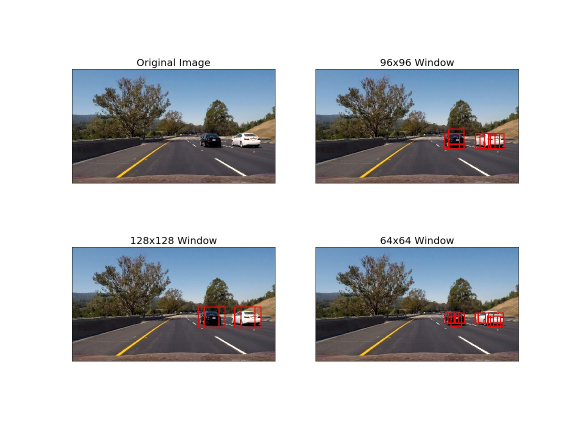
#> input picture output_images/sliding_window_search.jpg, 1152 x 864 px, given in place of image0333.png, which was not available (shown at 1/2 size)
$ jupyter execute --allow-errors vehicle_detection.ipynb   (shell and % lines are left out)   (older library calls are emulated)   (text cells are left out)
#> lines starting #> are read from the running program, lines starting #| are printed output that depends on the picture; pictures that were not available may be replaced by others from this repository, and a replacement may not be noted
### lesson_functions.py
import matplotlib.image as mpimg
import numpy as np
import cv2
from skimage.feature import hog

# Define a function to return HOG features and visualization
def get_hog_features(img, orient, pix_per_cell, cell_per_block,
                        vis=False, feature_vec=True):
    # Call with two outputs if vis==True
    if vis == True:
        features, hog_image = hog(img, orientations=orient,
                                  pixels_per_cell=(pix_per_cell, pix_per_cell),
                                  cells_per_block=(cell_per_block, cell_per_block),
                                  transform_sqrt=True,
                                  visualise=vis, feature_vector=feature_vec)
        return features, hog_image
    # Otherwise call with one output
    else:
        features = hog(img, orientations=orient,
                       pixels_per_cell=(pix_per_cell, pix_per_cell),
                       cells_per_block=(cell_per_block, cell_per_block),
                       transform_sqrt=True,
                       visualise=vis, feature_vector=feature_vec)
        return features

# Define a function to compute binned color features
# [5 lines left out: function bin_spatial, not called in this run]

# Define a function to compute color histogram features
# NEED TO CHANGE bins_range if reading .png files with mpimg!
def color_hist(img, nbins=32, bins_range=(0, 256), vis = False):
    # Compute the histogram of the RGB channels separately
    hist0 = np.histogram(img[:,:,0], bins = nbins, range = bins_range)
    hist1 = np.histogram(img[:,:,1], bins = nbins, range = bins_range)
    hist2 = np.histogram(img[:,:,2], bins = nbins, range = bins_range)
    # Concatenate the histograms into a single feature vector
    hist_features = np.concatenate((hist0[0], hist1[0], hist2[0]))
    if vis == True:
        # Generating bin centers
        bin_centers = (hist0[1][1:] + hist0[1][0:len(hist0[1]) - 1]) / 2
        # Return the individual histograms, bin_centers and feature vector
        return hist0, hist1, hist2, bin_centers, hist_features
    else:
        # Return the feature vector
        return hist_features

# Define a function to extract features from a list of images
# Have this function call bin_spatial() and color_hist()
def extract_features(imgs, color_space='BGR', spatial_size=(32, 32),
                        hist_bins=32, orient=9,
                        pix_per_cell=8, cell_per_block=2, hog_channel=0,
                        spatial_feat=True, hist_feat=True, hog_feat=True):
    # Create a list to append feature vectors to
    features = []
    # Iterate through the list of images
    for file in imgs:
        image = cv2.imread(file)
        file_features = single_img_features(image, color_space=color_space,
                            spatial_size=spatial_size, hist_bins=hist_bins,
                            orient=orient, pix_per_cell=pix_per_cell,
                            cell_per_block=cell_per_block,
                            hog_channel=hog_channel, spatial_feat=spatial_feat,
                            hist_feat=hist_feat, hog_feat=hog_feat)
        #features.append(np.concatenate(file_features))
        features.append(file_features)
    # Return list of feature vectors
    return features

# Define a function that takes an image,
# start and stop positions in both x and y,
# window size (x and y dimensions),
# and overlap fraction (for both x and y)
def slide_window(img, x_start_stop=[None, None], y_start_stop=[None, None],
                    xy_window=(64, 64), xy_overlap=(0.5, 0.5)):
    # If x and/or y start/stop positions not defined, set to image size
    if x_start_stop[0] == None:
        x_start_stop[0] = 0
    if x_start_stop[1] == None:
        x_start_stop[1] = img.shape[1]
    if y_start_stop[0] == None:
        y_start_stop[0] = 0
    if y_start_stop[1] == None:
        y_start_stop[1] = img.shape[0]
    # Compute the span of the region to be searched
    xspan = x_start_stop[1] - x_start_stop[0]
    yspan = y_start_stop[1] - y_start_stop[0]
    # Compute the number of pixels per step in x/y
    nx_pix_per_step = np.int(xy_window[0]*(1 - xy_overlap[0]))
    ny_pix_per_step = np.int(xy_window[1]*(1 - xy_overlap[1]))
    # Compute the number of windows in x/y
    nx_buffer = np.int(xy_window[0]*(xy_overlap[0]))
    ny_buffer = np.int(xy_window[1]*(xy_overlap[1]))
    nx_windows = np.int((xspan-nx_buffer)/nx_pix_per_step)
    ny_windows = np.int((yspan-ny_buffer)/ny_pix_per_step)
    # Initialize a list to append window positions to
    window_list = []
    # Loop through finding x and y window positions
    # Note: you could vectorize this step, but in practice
    # you'll be considering windows one by one with your
    # classifier, so looping makes sense
    for ys in range(ny_windows):
        for xs in range(nx_windows):
            # Calculate window position
            startx = xs*nx_pix_per_step + x_start_stop[0]
            endx = startx + xy_window[0]
            starty = ys*ny_pix_per_step + y_start_stop[0]
            endy = starty + xy_window[1]

            # Append window position to list
            window_list.append(((startx, starty), (endx, endy)))
    # Return the list of windows
    return window_list
# Define a function to extract features from a single image window
# This function is very similar to extract_features()
# just for a single image rather than list of images
# [117 lines left out: functions single_img_features, search_windows, draw_boxes, add_heat, apply_threshold, draw_labeled_bboxes, not called in this run]

### vehicle_detection.ipynb
[cell 1]
import numpy as np
import cv2
import glob
import matplotlib.pyplot as plt
import matplotlib.image as mpimg
import pickle
import os
from skimage.feature import hog
from lesson_functions import *
from sklearn.preprocessing import StandardScaler
from sklearn.model_selection import train_test_split, GridSearchCV
from sklearn.svm import LinearSVC
from sklearn.metrics import accuracy_score, f1_score
from scipy.ndimage.measurements import label

[cell 2]
def show_hog(img, image_path = './output_images/test01.png', save_img = False):
    feature_image = cv2.cvtColor(img, cv2.COLOR_BGR2YCrCb)
    orient = 11
    pix_per_cell = 16
    cell_per_block = 2
    fig, ax = plt.subplots(3, 3, figsize=(30,30))
    #fig.tight_layout()
    for i in range(3):
        ax[i][0].imshow(cv2.cvtColor(img.copy(), cv2.COLOR_BGR2RGB));
        ax[i][0].set_title('Original Image', fontsize=20);
        ax[i][1].imshow(feature_image[:,:,i], cmap = 'gray');
        ax[i][1].set_title(str(i)+'-channel Image', fontsize=20);
        features, hog_img = get_hog_features(feature_image[:,:,i], orient,
            pix_per_cell, cell_per_block, vis=True, feature_vec=True)
        ax[i][2].imshow(hog_img, cmap = 'gray');
        ax[i][2].set_title(str(i)+'-channel HOG Image', fontsize=20);
        for j in range(3):
            ax[i][j].set_xticks(())
            ax[i][j].set_yticks(())
    if save_img:
        plt.savefig(image_path)

[cell 3]
#show HOG image for a test image with vehicle
car_img = cv2.imread('./vehicles/GTI_Right/image0333.png')
#> car_img is the input picture: shape (864, 1152, 3); mean B, G, R 200.5, 197.7, 196.1
image_path = './output_images/hog_GTI_Right_image0333.png'
show_hog(car_img, image_path = image_path, save_img = False)
#> in show_hog, `feature_image = cv2.cvtColor(img, cv2.COLOR_BGR2YCrCb)`: feature_image: shape (864, 1152, 3); mean of channels 0, 1, 2 197.5, 127, 129.6
#> the loop in show_hog, `for i in range(3):` made 3 passes
#> pass 1, in get_hog_features, `features, hog_image = hog(img, orientations=orient, pixels_per_cell=(p..`:
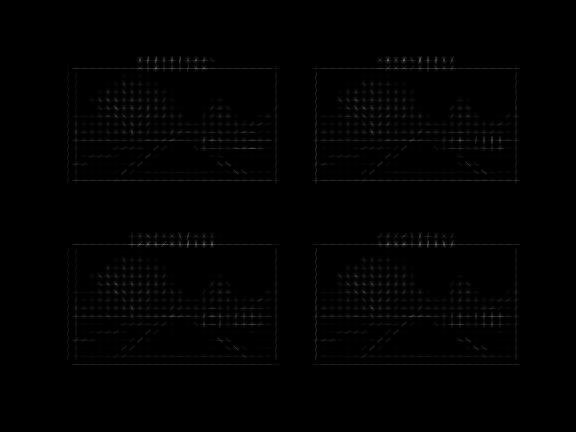
#> hog_image: shape (864, 1152) float64 (shown at 1/2 size); min 0, max 4.53, mean 0.0301; drawn with min black and max white
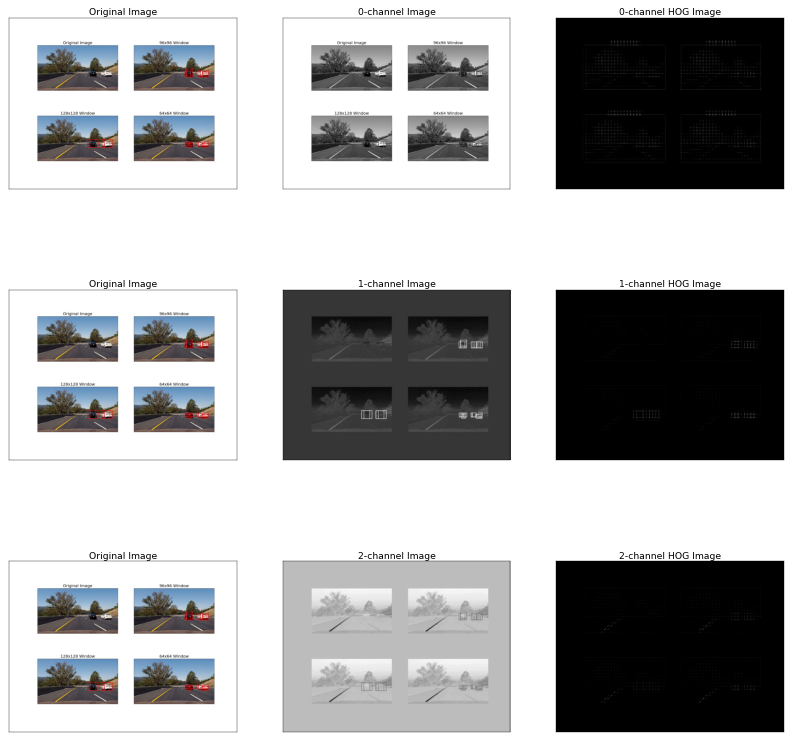
#> figure drawn by matplotlib, 9 panels

[cell 4]
#show HOG image for a test image without vehicle
noncar_img = cv2.imread('./non-vehicles/GTI/image1007.png')
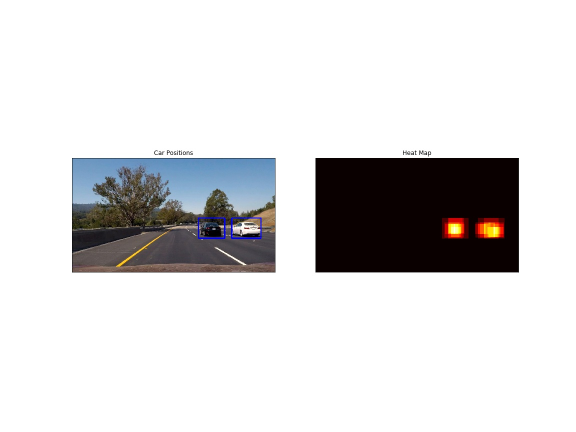
#> input picture output_images/filter.jpg, 1152 x 864 px, given in place of image1007.png, which was not available (shown at 1/2 size)
#> noncar_img is the input picture: shape (864, 1152, 3); mean B, G, R 217.9, 217.3, 218
image_path = './output_images/hog_GTI_image1007.png'
show_hog(noncar_img, image_path = image_path, save_img = False)
#> in show_hog (call 2), `feature_image = cv2.cvtColor(img, cv2.COLOR_BGR2YCrCb)`: feature_image: shape (864, 1152, 3); mean of channels 0, 1, 2 217.6, 128.3, 128.2
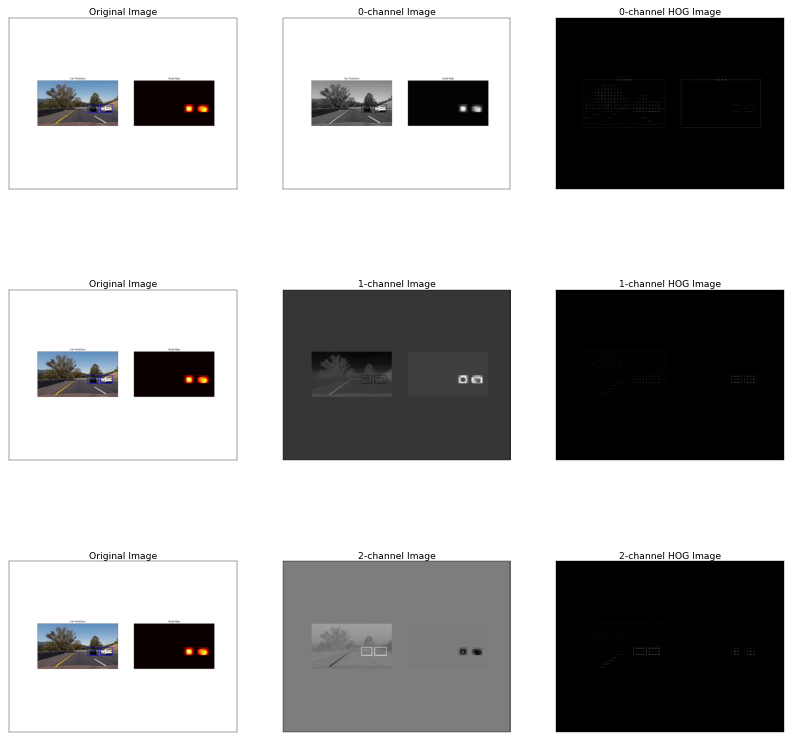
#> figure drawn by matplotlib, 9 panels

[cell 5]
def show_colorhist(img, image_path = './output_images/test01.png', save_img = False):
#> called with save_img = False
    feature_image = cv2.cvtColor(img, cv2.COLOR_BGR2YCrCb)
    hist_bins = 32
    hist0, hist1, hist2, bincen, hist_features = color_hist(feature_image, nbins=hist_bins, vis = True)
#> in color_hist, `hist_features = np.concatenate((hist0[0], hist1[0], hist2[0]))`: hist_features = 96 values, max 788878 at index 48, min 0 at index 32, mean 31104
#> in color_hist, `bin_centers = (hist0[1][1:] + hist0[1][0:len(hist0[1]) - 1]) / 2`: bin_centers = 32 values from 4 to 252
#> bincen = 32 values from 4 to 252
    #print(bincen)
    fig = plt.figure(figsize=(12,3))
    plt.subplot(131)
    plt.bar(bincen, hist0[0])
    plt.xlim(0, 256)
    plt.title('0-channel Histogram')
    plt.subplot(132)
    plt.bar(bincen, hist1[0])
    plt.xlim(0, 256)
    plt.title('1-channel Histogram')
    plt.subplot(133)
    plt.bar(bincen, hist2[0])
    plt.xlim(0, 256)
    plt.title('2-channel Histogram')
    fig.tight_layout()
    if save_img:
        plt.savefig(image_path)

[cell 6]
#show color histogram for a test image with vehicle
image_path = './output_images/colorhist_GTI_Right_image0333.png'
show_colorhist(car_img, image_path = image_path, save_img = False)
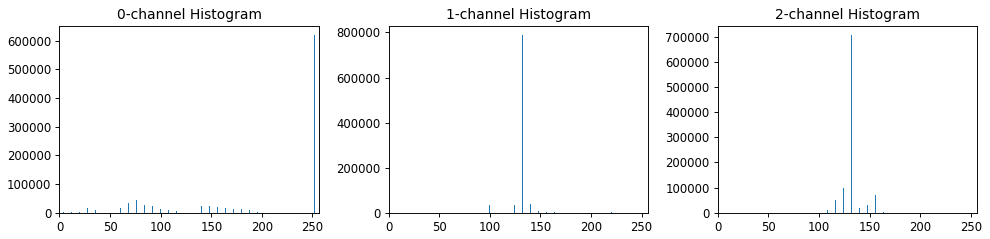
#> figure drawn by matplotlib, 3 panels; panel 1: tallest bar 619739 high, from x = 251.6 to 252.4; panel 2: tallest bar 788878 high, from x = 131.6 to 132.4; panel 3: tallest bar 705989 high, from x = 131.6 to 132.4

[cell 7]
#show color histogram for a test image without vehicle
image_path = './output_images/colorhist_GTI_image1007.png'
show_colorhist(noncar_img, image_path = image_path, save_img = False)
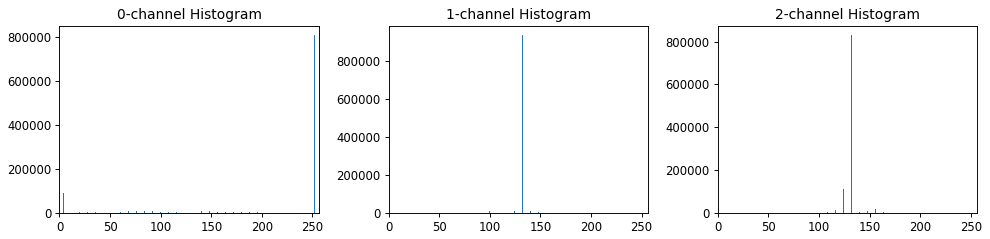
#> figure drawn by matplotlib, 3 panels; panel 1: tallest bar 808704 high, from x = 251.6 to 252.4; panel 2: tallest bar 939090 high, from x = 131.6 to 132.4; panel 3: tallest bar 830516 high, from x = 131.6 to 132.4

[cell 8]
# Make lists of vehicle/non-vehicle images
vehicles = glob.glob('./vehicles/*/*')
nonvehicles = glob.glob('./non-vehicles/*/*')

[cell 9]
orient = 11
pix_per_cell = 16
cell_per_block = 2
hist_bins = 32
spatial_size = (32, 32)
color_space = 'YCrCb'
hog_channel = 'ALL'
spatial_feat = True
hist_feat = True
hog_feat = True

[cell 10]
vehicles_feat = extract_features(vehicles, color_space='YCrCb', spatial_size=(32, 32),
                        hist_bins=hist_bins, orient=orient,
                        pix_per_cell=pix_per_cell, cell_per_block=cell_per_block, hog_channel='ALL',
                        spatial_feat=True, hist_feat=True, hog_feat=True)
nonvehicles_feat = extract_features(nonvehicles, color_space='YCrCb', spatial_size=(32, 32),
                        hist_bins=hist_bins, orient=orient,
                        pix_per_cell=pix_per_cell, cell_per_block=cell_per_block, hog_channel='ALL',
                        spatial_feat=True, hist_feat=True, hog_feat=True)

[cell 11]
# Create an array stack of feature vectors
# The right format to sklearn StandardScaler: a numpy array where each row is a single feature vector
X = np.vstack((vehicles_feat, nonvehicles_feat)).astype(np.float64)
# Fit a per-column scaler
#> (the rest of this cell did not finish here and is left out)

[cell 12]
print('Using:',orient,'orientations',pix_per_cell,
    'pixels per cell and', cell_per_block,'cells per block')
#> (the rest of this cell did not finish here and is left out)

#> (a cell that did not finish here is left out)

[cell 14]
# Define the labels vector
y = np.hstack((np.ones(len(vehicles_feat)), np.zeros(len(nonvehicles_feat))))

[cell 15]
# Split up data into randomized training and test sets
rand_state = np.random.randint(0, 100)
#> (the rest of this cell did not finish here and is left out)

[cell 16]
parameters = {'C':[1e-4, 3e-4, 1e-3, 3e-3, 1e-2]}
             #', loss': ['hinge','squared_hinge']}
             #', penalty':['l1','l2'],
svc = LinearSVC()
models = GridSearchCV(estimator = svc,
                      param_grid = parameters,
                      scoring = ['accuracy', 'f1'],
                      cv = 5,
                      n_jobs = -1,
                      verbose = 1,
                      refit = 'f1')

#> (the rest of this cell did not finish here and is left out)

#> (a cell that did not finish here is left out)

#> (a cell that did not finish here is left out)

#> (a cell that did not finish here is left out)

[cell 20]
# Dump the svc_final classifier with Pickle
svc_pkl_filename = 'svc_final.pkl'
# Open the file to save as pkl file
svc_pkl = open(svc_pkl_filename, 'wb')
#> (the rest of this cell did not finish here and is left out)

[cell 21]
# Read a test image
img = cv2.imread('./test_images/images000.jpeg')
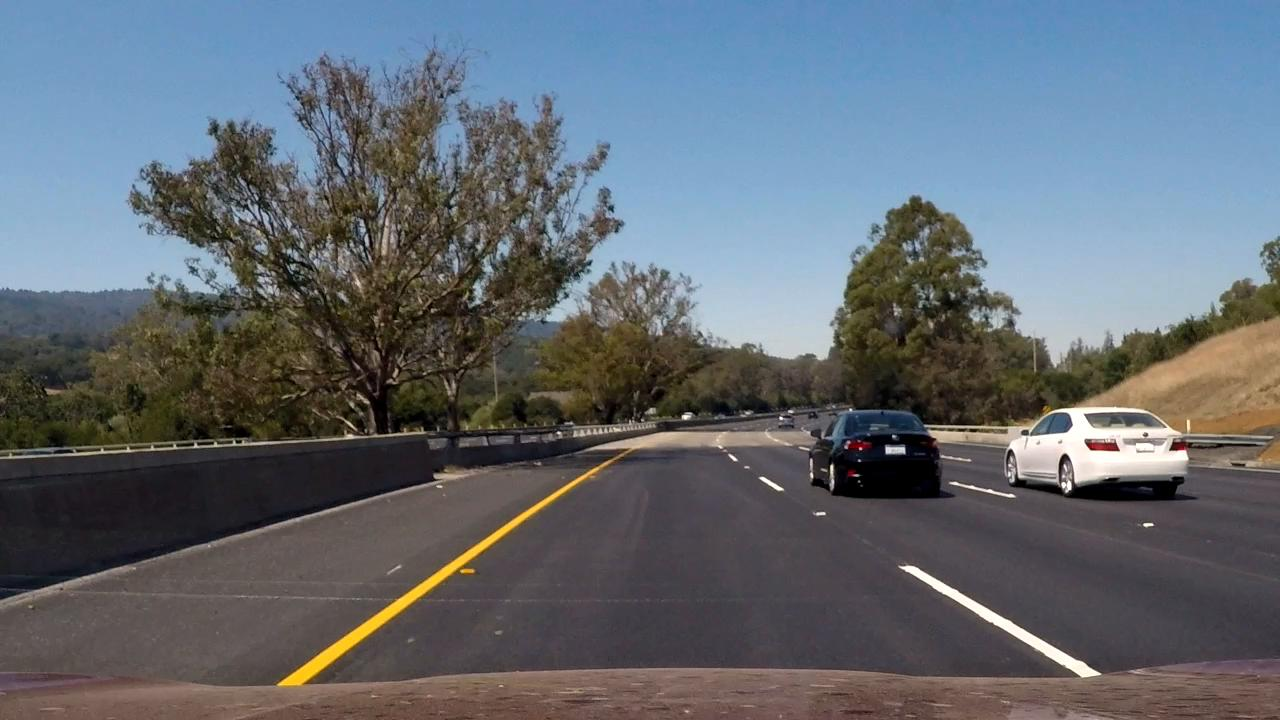
#> input picture test_images/images000.jpeg, 1280 x 720 px
#> img is the input picture: shape (720, 1280, 3); mean B, G, R 113.7, 105.9, 98.7
# Specify Min and max in y to search in slide_window()
y_start_stop = [380, 700]
# Generate a list of window with size 128x128 and search for cars
windows_128 = slide_window(img, x_start_stop=[None, None], y_start_stop=y_start_stop,
                    xy_window=(128, 128), xy_overlap=(0.7, 0.7))
#> windows_128 = 186 items
#> (the rest of this cell did not finish here and is left out)

[cell 22]
fig, ax = plt.subplots(2, 2, figsize = (16, 12))
ax[0][0].imshow(cv2.cvtColor(img, cv2.COLOR_RGB2BGR))
ax[0][0].set_title('Original Image', fontsize=20);
#ax[0][0].imshow(cv2.cvtColor(out_img, cv2.COLOR_RGB2BGR))
#ax[0][0].set_title('Marked Image', fontsize=20);
ax[0][0].set_xticks(())
ax[0][0].set_yticks(())
#> (the rest of this cell did not finish here and is left out)

[cell 23]
# Add heat to each box in box list
heat = np.zeros_like(img[:,:,0]).astype(np.float)

#> (the rest of this cell did not finish here and is left out)

[cell 24]
import collections

class VehicleDetector():
    def __init__(self):
        # values of quadratic fit of the previous 5 frames
        self.hot_windows = collections.deque(maxlen = 5)

        # keep account of frame number
        self.frameNum = 0

    def pipeline(self, frame):
        img = cv2.cvtColor(frame, cv2.COLOR_RGB2BGR)
        #print(img.shape)
        hot_windows = search_windows(img, windows, svc_final, X_scaler, color_space=color_space,
                            spatial_size=spatial_size, hist_bins=hist_bins,
                            orient=orient, pix_per_cell=pix_per_cell,
                            cell_per_block=cell_per_block,
                            hog_channel=hog_channel, spatial_feat=spatial_feat,
                            hist_feat=hist_feat, hog_feat=hog_feat)
        self.hot_windows.append(hot_windows)

        heat = np.zeros_like(img[:,:,0]).astype(np.float)

        for hot_w in self.hot_windows:
            heat = add_heat(heat, hot_w)

        # Apply threshold to help remove false positives
        heat = apply_threshold(heat, 2.)

        # Visualize the heatmap when displaying
        heatmap = np.clip(heat, 0, 255)

        # Find final boxes from heatmap using label function
        labels = label(heatmap)
        draw_img = draw_labeled_bboxes(np.copy(frame), labels)
        self.frameNum += 1
        #return cv2.cvtColor(fr, cv2.COLOR_BGR2RGB)
        return draw_img

[cell 25]
img = mpimg.imread('./test_images/images000.jpeg')
vehicle_detector = VehicleDetector()

#> (the rest of this cell did not finish here and is left out)
